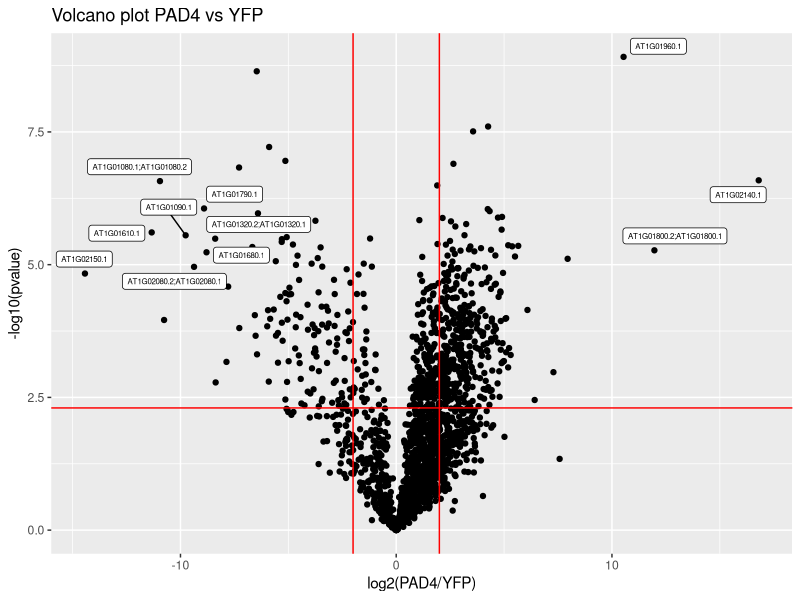
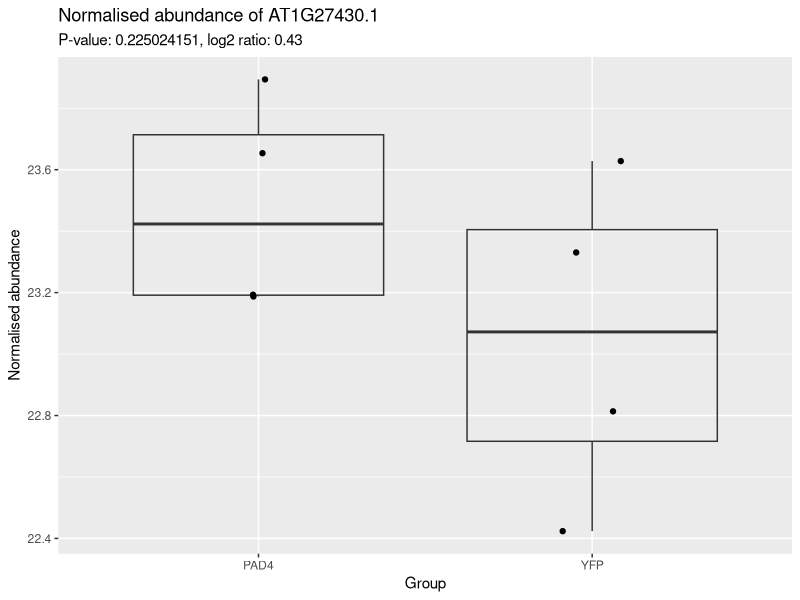

Write the R code that produced these figures, in order.
library(tidyverse)
library(ggrepel)

df_prot <- read.delim("week2-KrzysztofAnklewicz/data/Sun-etal-2021-IP-MS-PAD4-vs-YFP.txt",
           header=TRUE)
View(df_prot)
cutoff = 2
pval = 0.005

df_prot <- df_prot %>% rename(fold2 = log2_PAD4_vs_YFP, pvalue = pval_PAD4_vs_YFP)

df_prot$label <- NA
df_prot$label[abs(df_prot$fold2) > 4*cutoff & 
                df_prot$pvalue < pval/100] <- df_prot$Protein.IDs

ggplot(data=df_prot, aes(x=fold2, y=-log10(pvalue), labels=label)) + 
  geom_point() + geom_vline(xintercept=c(-cutoff, cutoff), col="red") +
  geom_hline(yintercept=-log10(pval), col="red") +
  geom_label_repel(aes(label = label), na.rm = TRUE, size = 2, max.overlaps = 15) + 
  xlab("log2(PAD4/YFP)") + ggtitle("Volcano plot PAD4 vs YFP") 

# BOXPLOT
library(reshape2)

df_flip <- melt(df_prot[186,])
df_flip$sample_group <- NA
df_flip$sample_group[grepl("PAD4", df_flip$variable)] <- "PAD4"
df_flip$sample_group[grepl("YFP", df_flip$variable)] <- "YFP"
fold2 <- df_flip$value[df_flip$variable == "fold2"]
pvalue <- df_flip$value[df_flip$variable == "pvalue"]
df_flip <- df_flip %>% filter(variable!="fold2" & variable!="pvalue")

ggplot(data=df_flip, aes(x = sample_group, y = value)) + 
  geom_boxplot(alpha=0) + 
  geom_jitter(height=0, width=0.1) + 
  ggtitle(str_c("Normalised abundance of ", df_flip$Protein.IDs[1]),
          subtitle = str_c("P-value: ", pvalue, ", log2 ratio: ", round(fold2, 2)))+
  ylab("Normalised abundance") + xlab("Group") 
